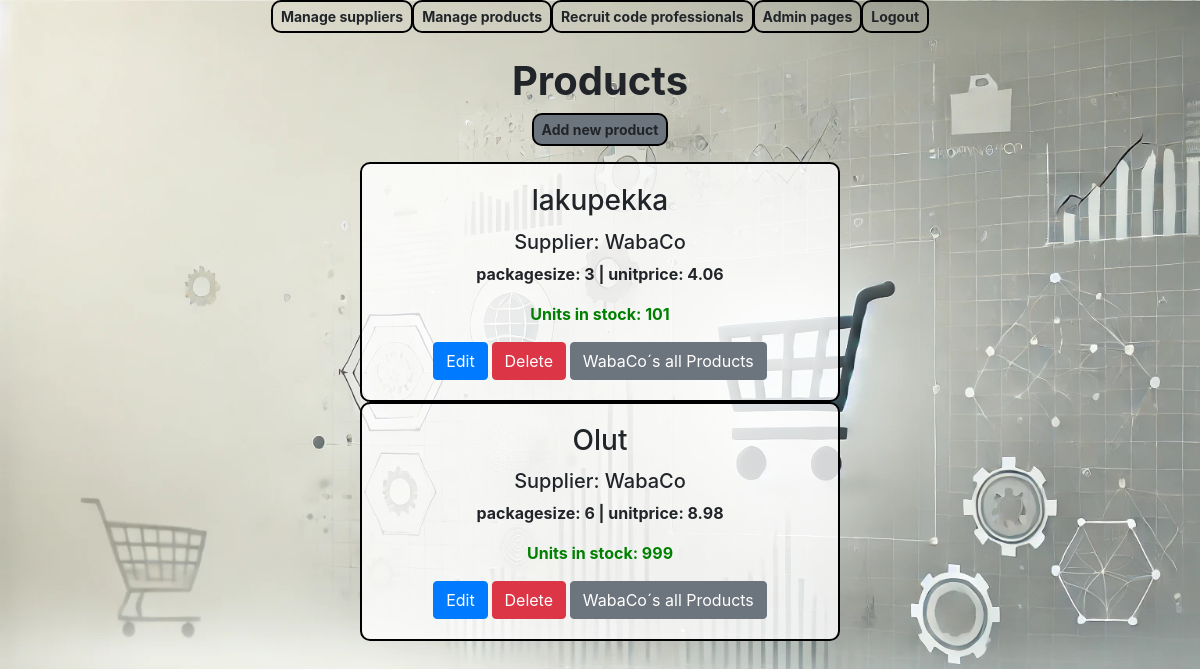
Screenshot of /products/ with the database file from the repository.
### app/models.py (models this page shows, shortened)
class Product(models.Model):
    productname = models.CharField(max_length = 20, default = "laku")
    packagesize = models.CharField(max_length = 20, default = 3)
    unitprice = models.DecimalField(max_digits=8, decimal_places=2, default=1.00)
    unitsinstock = models.IntegerField(default = 3)
    supplier = models.ForeignKey(Supplier, on_delete=models.CASCADE)

class Supplier(models.Model):
    companyname = models.CharField(max_length = 50, default="firma")
    contactname = models.CharField(max_length = 50, default="firma")
    address = models.CharField(max_length = 100, default="firma")
    phone = models.CharField(max_length = 20, default="firma")
    email = models.CharField(max_length = 50, default="firma")
    country = models.CharField(max_length = 50, default="firma")

### app/views.py (the view)
# urls.py: path('products/', productlistview),
def productlistview(request):
    productlist = Product.objects.all()
    supplierlist = Supplier.objects.all()
    context = {'products': productlist, 'suppliers': supplierlist}
    return render(request, 'productlist.html', context)

### app/templates/productlist.html (shortened to what this page needs)
{% extends 'index.html' %}
{% block content %}
<br />
<br />
<h1><b>Products</b></h1>
<a onclick="showaddform()" class="btn btn-secondary btn-sm" style="border: 2px solid black; border-radius: 10px; font-weight: bold;"">Add new product</a>
{% for p in products %}
<div class="card" style="width: 30rem; background-color: rgba(255, 255, 255, 0.8); border: 2px solid black; border-radius: 10px; font-weight: bold;">
    <div class="card-body">
        <h3 class="card-title">{{p.productname}} </h3>
        <h5 class="card-text">Supplier: {{p.supplier.companyname}}</h5>
        <p class="card-text">packagesize: {{p.packagesize}} | unitprice: {{p.unitprice}}</p>
        <p class="card-text" style="color: green;">Units in stock: {{p.unitsinstock}}</p>
        <a href="/edit-product-get/{{p.id}}/" class="btn btn-primary">Edit</a>
        <a href="/confirm-delete-product/{{p.id}}/" class="btn btn-danger">Delete</a>
        <a href="/products-by-supplier/{{p.supplier.id}}/" class="btn btn-secondary">{{p.supplier.companyname}}´s all
            Products</a>
    </div>
</div>
{% empty %}
<div class="card" style="width: 30rem; background-color: rgba(255, 255, 255, 0.8);">
    <div class="card-body">
        <p class="card-text">No products found in the database </p>
    </div>
</div>
{%endfor%}
{% endblock %}

### app/templates/index.html (shortened to what this page needs)
<!DOCTYPE html>
<html>
<head>
    {% load static %}
    <link rel="stylesheet" href="https://stackpath.bootstrapcdn.com/bootstrap/4.5.0/css/bootstrap.min.css"
>
    <link rel="stylesheet" href="https://cdnjs.cloudflare.com/ajax/libs/font-awesome/5.11.2/css/all.min.css">
    <link rel="stylesheet" href="{% static 'css/styles.css' %}">
</head>
<body>
    <div class="container">
        <center>
            <div class="btn-group" role="group">
                <a class="btn btn-group btn-sm" href="/suppliers" style="border: 2px solid black; border-radius: 10px; font-weight: bold;">Manage suppliers</a>
                <a class="btn btn-group btn-sm" href="/products" style="border: 2px solid black; border-radius: 10px; font-weight: bold;">Manage products</a>
                <a class="btn btn-group btn-sm" href="http://careeria.fi" style="border: 2px solid black; border-radius: 10px; font-weight: bold;">Recruit code professionals</a>
                <a class="btn btn-group btn-sm" href="/admin" style="border: 2px solid black; border-radius: 10px; font-weight: bold;">Admin pages</a>
                <a class="btn btn-group btn-sm" style="border: 2px solid black; border-radius: 10px; font-weight: bold;">Logout</a>
            </div>
            {% block content %}
            {% endblock %}
        </center>
    </div>
</body>
</html>
</html>

### app/static/css/styles.css (style rules this page uses)
body { background-image: url("/static/images/background.png"); background-size: cover; background-repeat: no-repeat; background-attachment: fixed; }

### rows the page displays
Product: productname "lakupekka", supplier.companyname "WabaCo", packagesize "3", unitprice "4.06", unitsinstock "101"
Product: productname "Olut", supplier.companyname "WabaCo", packagesize "6", unitprice "8.98", unitsinstock "999"
